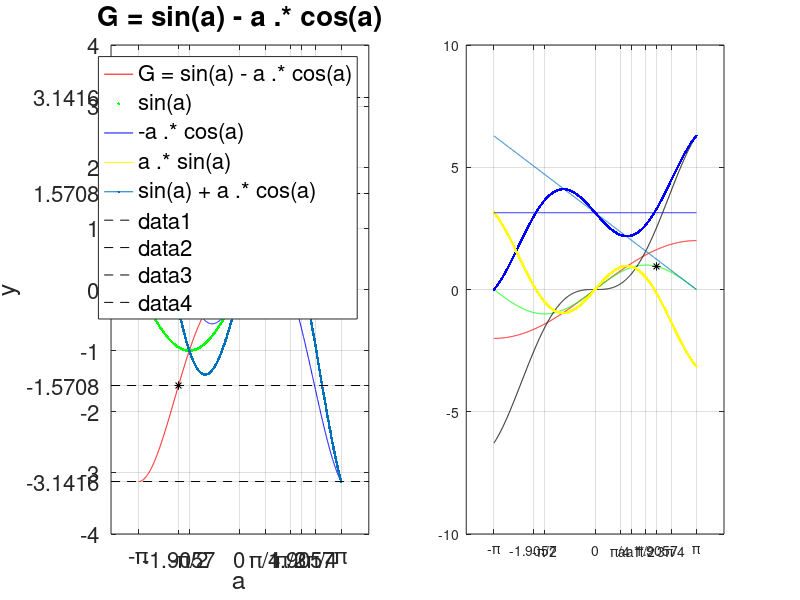

MATLAB code to generate this figure:
% Create a new figure
hFig = figure;

% Create the left subplot (subplot 1)
subplot(1, 2, 1);

% Set the figure to fullscreen using the root screensize
set(hFig, 'Units', 'normalized', 'Position', [0 0 1 1]);

a = linspace(-pi, pi, 1000);
G = sin(a) - a .* cos(a);

ap = 1.905695729309883894882645;

plot(
    a, G, 'r-', 
    a, sin(a), 'g.',
    a, a .* cos(a), 'b-',
    a, a .* sin(a), 'y-',
    a, sin(a) + a .* cos(a), '.-',
    ap, pi/2, '*k',
    -ap, -pi/2, '*k'
);
hold on;
grid;

% Set font size for axes labels and title
set(gca, 'FontSize', 16);
xlabel('a', 'FontSize', 18);
ylabel('y', 'FontSize', 18);
title('G = sin(a) - a .* cos(a)', 'FontSize', 20);

% For legend font size
hLegend = legend('G = sin(a) - a .* cos(a)', 'sin(a)', '-a .* cos(a)', 'a .* sin(a)', 'sin(a) + a .* cos(a)');
set(hLegend, 'FontSize', 16);

% Set x-ticks at multiples of pi
xarr = -pi:pi/2:pi;
xarr = [xarr, [ap, -ap, pi/4, 3*pi/4]];
xticks(xarr);

% Label the x-ticks using pi notation
xticklabels({'-\pi', '-\pi/2', '0', '\pi/2', '\pi', num2str(ap), num2str(-ap), '\pi/4', '3\pi/4'});

% Set y-ticks at multiples of 1
yticks(-4:1:4);

line(get(gca, 'XLim'), [pi/2 pi/2], 'Color', 'k', 'LineStyle', '--');
line(get(gca, 'XLim'), [pi pi], 'Color', 'k', 'LineStyle', '--');
line(get(gca, 'XLim'), [-pi/2 -pi/2], 'Color', 'k', 'LineStyle', '--');
line(get(gca, 'XLim'), [-pi -pi], 'Color', 'k', 'LineStyle', '--');

% Get current y-ticks and their labels
currentYTicks = get(gca, 'YTick');
currentYTickLabels = get(gca, 'YTickLabel');

% Add pi/2 to the y-ticks
newYTicks = [currentYTicks, pi, pi/2, -pi/2, -pi];
set(gca, 'YTick', newYTicks);


% Create the right subplot (subplot 2)
subplot(1, 2, 2);

r1 = 1;
r2 = 2*r1.*sin(a/2);
A = r1.*r2.*cos(a/2);

r1ap = 1;
r2ap = 2*r1ap.*sin(ap/2);
Ap = r1ap.*r2ap.*cos(ap/2);

S1r = a.*r2.^2/2;
S2r = (pi-a).*r1.^2;

S1 = S1r+S2r-A/2;
S2 = a.*r1.^2-a.*r2.^2/2+A/2;

plot(
    a, r2, 'r-', 
    a, A, 'g-',
    a, S1r, 'k-',
    a, S2r, '-',
    a, S1, 'b.',
    a, S2, 'y.',
    a, S1+S2, 'b-',
    ap, Ap, '*k'
);

% Set x-ticks at multiples of pi
xarr = -pi:pi/2:pi;
xarr = [xarr, [ap, -ap, pi/4, 3*pi/4, ap-pi/2+pi/4]];
xticks(xarr);

% Label the x-ticks using pi notation
xticklabels({'-\pi', '-\pi/2', '0', '\pi/2', '\pi', num2str(ap), num2str(-ap), '\pi/4', '3\pi/4', 'aa**'});
grid;


% Set the figure to fullscreen using the root screensize (adjust position for right pane)
set(gcf, 'Units', 'normalized', 'Position', [0.5 0.5 0.5 0.5]);
hold off;
